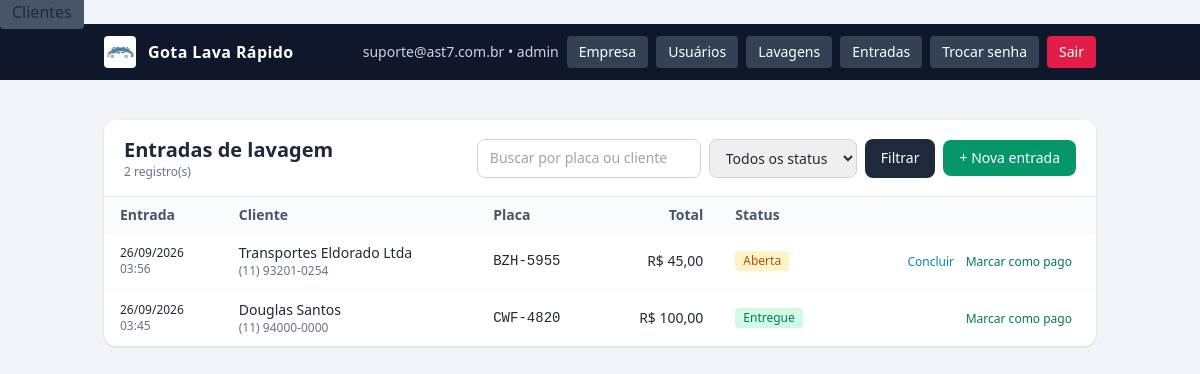
The app's page /entradas.php (signed in), older data.
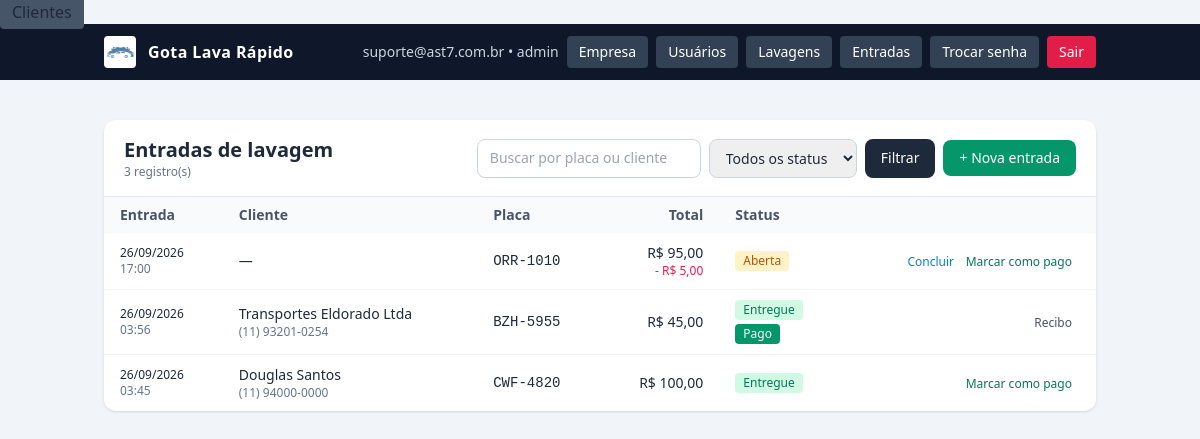
The same page, newer data.
### tables this page shows
CREATE TABLE empresa (
                id INTEGER PRIMARY KEY CHECK (id = 1),
                razao_social  TEXT NOT NULL DEFAULT '',
                nome_fantasia TEXT NOT NULL DEFAULT '',
                cnpj          TEXT NOT NULL DEFAULT '',
                inscricao_estadual TEXT NOT NULL DEFAULT '',
                email         TEXT NOT NULL DEFAULT '',
                telefone      TEXT NOT NULL DEFAULT '',
                celular       TEXT NOT NULL DEFAULT '',
                cep           TEXT NOT NULL DEFAULT '',
                endereco      TEXT NOT NULL DEFAULT '',
                numero        TEXT NOT NULL DEFAULT '',
                complemento   TEXT NOT NULL DEFAULT '',
                bairro        TEXT NOT NULL DEFAULT '',
                cidade        TEXT NOT NULL DEFAULT '',
                uf            TEXT NOT NULL DEFAULT '',
                logo_path     TEXT NOT NULL DEFAULT '',
                atualizado_em TEXT NOT NULL DEFAULT (datetime('now','localtime'))
            );

CREATE TABLE usuarios (
        id INTEGER PRIMARY KEY AUTOINCREMENT,
        email TEXT NOT NULL UNIQUE,
        senha_hash TEXT NOT NULL,
        is_admin INTEGER NOT NULL DEFAULT 0,
        precisa_trocar_senha INTEGER NOT NULL DEFAULT 1,
        ativo INTEGER NOT NULL DEFAULT 1,
        criado_em TEXT NOT NULL DEFAULT (datetime('now','localtime'))
    );

CREATE TABLE lavagem_entradas (
        id INTEGER PRIMARY KEY AUTOINCREMENT,
        cliente_id INTEGER,
        placa TEXT NOT NULL DEFAULT '',
        veiculo_id INTEGER,
        veiculo_manual_marca TEXT NOT NULL DEFAULT '',
        veiculo_manual_modelo TEXT NOT NULL DEFAULT '',
        veiculo_manual_cor TEXT NOT NULL DEFAULT '',
        veiculo_manual_ano TEXT NOT NULL DEFAULT '',
        data_entrada TEXT NOT NULL,
        hora_entrada TEXT NOT NULL,
        previsao_saida_horas INTEGER NOT NULL DEFAULT 0,
        previsao_saida_datetime TEXT NOT NULL DEFAULT '',
        observacoes TEXT NOT NULL DEFAULT '',
        avarias TEXT NOT NULL DEFAULT '',
        status TEXT NOT NULL DEFAULT 'aberta',
        subtotal_centavos INTEGER NOT NULL DEFAULT 0,
        desconto_centavos INTEGER NOT NULL DEFAULT 0,
        desconto_percentual INTEGER NOT NULL DEFAULT 0,
        total_centavos INTEGER NOT NULL DEFAULT 0,
        pago INTEGER NOT NULL DEFAULT 0,
        criado_por INTEGER,
        criado_em TEXT NOT NULL DEFAULT (datetime('now','localtime')),
        atualizado_em TEXT NOT NULL DEFAULT (datetime('now','localtime')), cliente_nome_avulso TEXT NOT NULL DEFAULT '', cliente_celular TEXT NOT NULL DEFAULT '', sms_enviado INTEGER NOT NULL DEFAULT 0, sms_enviado_em TEXT NOT NULL DEFAULT '',
        FOREIGN KEY (cliente_id) REFERENCES clientes(id) ON DELETE SET NULL,
        FOREIGN KEY (veiculo_id) REFERENCES veiculos(id) ON DELETE SET NULL
    );

CREATE TABLE clientes (
        id INTEGER PRIMARY KEY AUTOINCREMENT,
        tipo TEXT NOT NULL DEFAULT 'F',
        nome TEXT NOT NULL DEFAULT '',
        nome_fantasia TEXT NOT NULL DEFAULT '',
        cpf_cnpj TEXT NOT NULL DEFAULT '',
        rg_ie TEXT NOT NULL DEFAULT '',
        data_nascimento TEXT NOT NULL DEFAULT '',
        email TEXT NOT NULL DEFAULT '',
        telefone TEXT NOT NULL DEFAULT '',
        celular TEXT NOT NULL DEFAULT '',
        cep TEXT NOT NULL DEFAULT '',
        endereco TEXT NOT NULL DEFAULT '',
        numero TEXT NOT NULL DEFAULT '',
        complemento TEXT NOT NULL DEFAULT '',
        bairro TEXT NOT NULL DEFAULT '',
        cidade TEXT NOT NULL DEFAULT '',
        uf TEXT NOT NULL DEFAULT '',
        observacoes TEXT NOT NULL DEFAULT '',
        ativo INTEGER NOT NULL DEFAULT 1,
        criado_em TEXT NOT NULL DEFAULT (datetime('now','localtime')),
        atualizado_em TEXT NOT NULL DEFAULT (datetime('now','localtime'))
    );

### config.php (called while the page is built, shortened)
<?php
function db(): PDO {
    static $pdo = null;
    if ($pdo === null) {
        $pdo = new PDO('sqlite:' . DB_PATH, null, null, [
            PDO::ATTR_ERRMODE            => PDO::ERRMODE_EXCEPTION,
            PDO::ATTR_DEFAULT_FETCH_MODE => PDO::FETCH_ASSOC,
        ]);
        $pdo->exec('PRAGMA foreign_keys = ON');
        $pdo->exec('PRAGMA journal_mode = WAL');
    }
    return $pdo;
}
require_once APP_ROOT . '/functions.php';

### functions.php (called while the page is built, shortened)
<?php
function e(?string $s): string {
    return htmlspecialchars((string)$s, ENT_QUOTES, 'UTF-8');
}
function usuario_logado(): ?array {
    $stmt = db()->prepare('SELECT id, email, is_admin, precisa_trocar_senha, ativo FROM usuarios WHERE id = ?');
    $stmt->execute([$_SESSION['usuario_id']]);
    $u = $stmt->fetch();
    return $u;
}
function empresa(): array {
    static $cache = null;
    if ($cache !== null) return $cache;
    $pdo = db();
    $existe = $pdo->query(
        "SELECT name FROM sqlite_master WHERE type='table' AND name='empresa'"
    )->fetchColumn();
    if (!$existe) {
        $pdo->exec("
            CREATE TABLE empresa (
                id INTEGER PRIMARY KEY CHECK (id = 1),
                razao_social  TEXT NOT NULL DEFAULT '',
                nome_fantasia TEXT NOT NULL DEFAULT '',
                cnpj          TEXT NOT NULL DEFAULT '',
                inscricao_estadual TEXT NOT NULL DEFAULT '',
                email         TEXT NOT NULL DEFAULT '',
                telefone      TEXT NOT NULL DEFAULT '',
                celular       TEXT NOT NULL DEFAULT '',
                cep           TEXT NOT NULL DEFAULT '',
                endereco      TEXT NOT NULL DEFAULT '',
                numero        TEXT NOT NULL DEFAULT '',
                complemento   TEXT NOT NULL DEFAULT '',
                bairro        TEXT NOT NULL DEFAULT '',
                cidade        TEXT NOT NULL DEFAULT '',
                uf            TEXT NOT NULL DEFAULT '',
                logo_path     TEXT NOT NULL DEFAULT '',
                atualizado_em TEXT NOT NULL DEFAULT (datetime('now','localtime'))
            )
        ");
        $pdo->exec("INSERT INTO empresa (id) VALUES (1)");
    } else {
        $pdo->exec("INSERT OR IGNORE INTO empresa (id) VALUES (1)");
    }
    $cache = $pdo->query('SELECT * FROM empresa WHERE id = 1')->fetch() ?: [];
    return $cache;
}
function empresa_logo_url(): ?string {
    $e = empresa();
    $abs = APP_ROOT . '/' . $e['logo_path'];
    return $e['logo_path'] . '?v=' . filemtime($abs);
}
function centavos_para_moeda(int $c): string {
    return number_format($c / 100, 2, ',', '.');
}
function centavos_para_moeda_brl(int $c): string {
    return 'R$ ' . centavos_para_moeda($c);
}
function normalizar_placa(string $placa): string {
    return strtoupper(preg_replace('/[^A-Za-z0-9]/', '', $placa));
}
function formatar_placa(string $placa): string {
    $p = normalizar_placa($placa);
    return substr($p, 0, 3) . '-' . substr($p, 3);
}

### entradas.php (the view, shortened to what this page needs)
<?php
require_once __DIR__ . '/config.php';
$busca  = trim((string)($_GET['q'] ?? ''));
$where  = [];
$params = [];
$sqlWhere = $where ? 'WHERE ' . implode(' AND ', $where) : '';
$sql = "SELECT e.*, c.nome AS cliente_nome, c.celular AS cliente_celular
        FROM lavagem_entradas e
        LEFT JOIN clientes c ON c.id = e.cliente_id
        $sqlWhere
        ORDER BY e.data_entrada DESC, e.hora_entrada DESC, e.id DESC
        LIMIT 500";
$st = db()->prepare($sql);
$st->execute($params);
$entradas = $st->fetchAll();
require __DIR__ . '/header.php';
?>
<div class="bg-white rounded-xl shadow overflow-hidden">
  <div class="px-5 py-4 border-b border-slate-200 flex flex-wrap items-center justify-between gap-3">
    <div>
      <h1 class="text-xl font-semibold">Entradas de lavagem</h1>
      <p class="text-xs text-slate-500"><?= count($entradas) ?> registro(s)</p>
    </div>
    <div class="flex items-center gap-2">
      <form method="get" class="flex flex-wrap gap-2">
        <input type="text" name="q" value="<?= e($busca) ?>" placeholder="Buscar por placa ou cliente"
               class="w-56 rounded-lg border border-slate-300 px-3 py-2 text-sm focus:outline-none focus:ring-2 focus:ring-sky-500">
        <select name="status" class="rounded-lg border border-slate-300 px-3 py-2 text-sm">
          <option value="">Todos os status</option>
        </select>
        <button class="rounded-lg bg-slate-800 hover:bg-slate-700 text-white px-4 text-sm">Filtrar</button>
      </form>
      <a href="entrada_lavagem.php"
         class="rounded-lg bg-emerald-600 hover:bg-emerald-500 text-white px-4 py-2 text-sm font-medium whitespace-nowrap">
        + Nova entrada
      </a>
    </div>
  </div>
  <div class="overflow-x-auto">
    <table class="min-w-full text-sm">
      <thead class="bg-slate-50 text-slate-600">
        <tr>
          <th class="text-left px-4 py-2">Entrada</th>
          <th class="text-left px-4 py-2">Cliente</th>
          <th class="text-left px-4 py-2">Placa</th>
          <th class="text-right px-4 py-2">Total</th>
          <th class="text-left px-4 py-2">Status</th>
          <th class="px-4 py-2"></th>
        </tr>
      </thead>
      <tbody class="divide-y divide-slate-100">
      <?php if (!$entradas): ?>
        <tr><td colspan="6" class="px-4 py-8 text-center text-slate-400">
          Nenhuma entrada registrada.
        </td></tr>
      <?php else: foreach ($entradas as $en): ?>
        <tr class="hover:bg-slate-50">
          <td class="px-4 py-2.5 text-xs">
            <div class="font-medium"><?= e(date('d/m/Y', strtotime($en['data_entrada']))) ?></div>
            <div class="text-slate-500"><?= e(substr($en['hora_entrada'], 0, 5)) ?></div>
          </td>
          <td class="px-4 py-2.5">
            <div class="font-medium"><?= e($en['cliente_nome'] ?? '—') ?></div>
            <?php if ($en['cliente_celular']): ?>
              <div class="text-xs text-slate-500"><?= e($en['cliente_celular']) ?></div>
            <?php endif; ?>
          </td>
          <td class="px-4 py-2.5">
            <div class="font-mono font-medium"><?= e(formatar_placa($en['placa'])) ?></div>
          </td>
          <td class="px-4 py-2.5 text-right font-medium whitespace-nowrap">
            <?= e(centavos_para_moeda_brl((int)$en['total_centavos'])) ?>
            <?php if ($en['desconto_centavos'] > 0): ?>
              <div class="text-xs text-rose-600 font-normal">
                - <?= e(centavos_para_moeda_brl((int)$en['desconto_centavos'])) ?>
              </div>
            <?php endif; ?>
          </td>
          <td class="px-4 py-2.5">
            <div class="flex flex-col gap-1">
              <?php if ($en['status'] === 'aberta'): ?>
                <span class="inline-block text-xs px-2 py-0.5 rounded bg-amber-100 text-amber-700 w-fit">Aberta</span>
              <?php elseif ($en['status'] === 'concluida'): ?>
                <span class="inline-block text-xs px-2 py-0.5 rounded bg-sky-100 text-sky-700 w-fit">Concluída</span>
              <?php else: ?>
                <span class="inline-block text-xs px-2 py-0.5 rounded bg-emerald-100 text-emerald-700 w-fit">Entregue</span>
              <?php endif; ?>
              <?php if ($en['pago']): ?>
                <span class="inline-block text-xs px-2 py-0.5 rounded bg-emerald-600 text-white w-fit">Pago</span>
              <?php endif; ?>
            </div>
          </td>
          <td class="px-4 py-2.5 text-right whitespace-nowrap">
            <?php if ($en['status'] === 'aberta'): ?>
              <form method="post" class="inline">
                <button class="text-sky-600 hover:underline text-xs mr-2">Concluir</button>
              </form>
            <?php endif; ?>
            <?php if (!$en['pago']): ?>
              <button type="button"
                      class="btn-pagar text-emerald-700 hover:underline text-xs mr-2"
                      data-id="<?= (int)$en['id'] ?>"
                      data-placa="<?= e(formatar_placa($en['placa'])) ?>"
                      data-cliente="<?= e($en['cliente_nome'] ?? '—') ?>"
                      data-total="<?= e(centavos_para_moeda((int)$en['total_centavos'])) ?>">
                Marcar como pago
              </button>
            <?php else: ?>
              <a href="recibo.php?entrada=<?= (int)$en['id'] ?>"
                 class="text-slate-600 hover:underline text-xs mr-2">Recibo</a>
            <?php endif; ?>
          </td>
        </tr>
      <?php endforeach; endif; ?>
      </tbody>
    </table>
  </div>
</div>
<?php require __DIR__ . '/footer.php'; ?>

### header.php (shortened to what this page needs)
<?php
$u       = usuario_logado();
$__emp   = empresa();
$__logo  = empresa_logo_url();
$__nome  = $__emp['nome_fantasia'] ?? '';
?>
<!DOCTYPE html>
<html lang="pt-BR" class="h-full">
<head>
<script src="https://cdn.tailwindcss.com"></script>
<a href="clientes.php" class="px-3 py-1.5 rounded bg-slate-700 hover:bg-slate-600">Clientes</a>
</head>
<body class="h-full bg-slate-100 text-slate-800 antialiased">
<?php if ($u): ?>
<nav class="bg-slate-900 text-white">
  <div class="max-w-5xl mx-auto px-4 py-3 flex flex-wrap items-center justify-between gap-3">
    <a href="dashboard.php" class="flex items-center gap-3 font-semibold tracking-wide">
      <?php if ($__logo): ?>
        <img src="<?= e($__logo) ?>" alt="Logo" class="h-8 w-8 object-contain bg-white rounded p-0.5">
      <?php endif; ?>
      <span><?= e($__nome) ?></span>
    </a>
    <div class="flex items-center gap-2 text-sm flex-wrap">
      <span class="hidden sm:inline text-slate-300"><?= e($u['email']) ?><?= $u['is_admin'] ? ' • admin' : '' ?></span>
      <?php if ($u['is_admin']): ?>
        <a href="empresa.php" class="px-3 py-1.5 rounded bg-slate-700 hover:bg-slate-600">Empresa</a>
        <a href="usuarios.php" class="px-3 py-1.5 rounded bg-slate-700 hover:bg-slate-600">Usuários</a>
        <a href="lavagens.php" class="px-3 py-1.5 rounded bg-slate-700 hover:bg-slate-600">Lavagens</a>
        <a href="entradas.php" class="px-3 py-1.5 rounded bg-slate-700 hover:bg-slate-600">Entradas</a>
      <?php endif; ?>
      <a href="trocar_senha.php" class="px-3 py-1.5 rounded bg-slate-700 hover:bg-slate-600">Trocar senha</a>
      <a href="logout.php" class="px-3 py-1.5 rounded bg-rose-600 hover:bg-rose-500">Sair</a>
    </div>
  </div>
</nav>
<?php endif; ?>
<main class="max-w-5xl mx-auto px-4 py-6 sm:py-10">

### footer.php
</main>
</body>
</html>

Row changes from the older to the newer data that the page shows:
added lavagem_entradas: data_entrada "26/09/2026", hora_entrada "17:00", cliente_nome "—", placa "ORR-1010", total_centavos "R$ 95,00", desconto_centavos "R$ 5,00", status "Aberta"
changed lavagem_entradas "BZH-5955": status "Aberta Concluir" → "Entregue"; pago "Marcar como pago" → "Pago Recibo"
Text that changed along with them:
count($entradas): "2" → "3"
